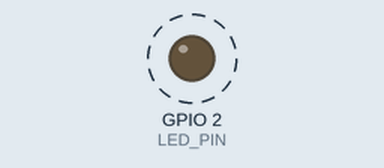
The sketch below on a simulated ESP32. Shown: output pins drawn as LEDs (lit = HIGH). Dashed ring = blinking. What the sketch prints to the serial monitor is not drawn.

Above: at 0.3 s.
Timing chart, 0 to 3.0 s (numbered marks = the images above):
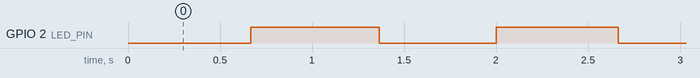

Measured:
- by itself, GPIO 2 (LED_PIN): alternates HIGH for 0.66 s and LOW for 0.66 s

The sketch:

v2_builtin_led.ino
```cpp
// =============================================================================
// 07_energy_buffer – Variant 2: Built-in LED (minimal hardware)
// =============================================================================
// Concept: Energy buffer mapped to the built-in LED.
// The built-in LED cannot show 8 channels, so we map the *sum* of all
// 8 channels to a blink rate: more total energy = faster blinking.
//
// Wiring: just the ESP32 board – built-in LED on GPIO2.
// =============================================================================

// ---- Tuning knobs -----------------------------------------------------------
constexpr int      LED_PIN      = 2;
constexpr float    DECAY_PER_SEC = 0.8f;
constexpr float    PULSE_AMP    = 0.5f;
constexpr float    TAIL_FRAC    = 0.40f;
constexpr uint32_t STEP_MS      = 200;   // pulse injection interval
constexpr uint32_t MIN_BLINK_MS = 80;    // fastest blink (max energy)
constexpr uint32_t MAX_BLINK_MS = 800;   // slowest blink (min energy)
constexpr int LEDA_FIRST = 0, LEDA_LAST = 3;
constexpr int LEDB_FIRST = 4, LEDB_LAST = 7;
// -----------------------------------------------------------------------------

float energy[8] = {0};
uint32_t lastEnergyMs = 0;
uint32_t lastStepMs   = 0;
uint32_t lastBlinkMs  = 0;
bool     ledState     = false;
int      chaseIdx     = 0;

float clamp01f(float x) { return x < 0 ? 0 : (x > 1 ? 1 : x); }

void decayEnergy(uint32_t now) {
  if (lastEnergyMs == 0) { lastEnergyMs = now; return; }
  float dt = (now - lastEnergyMs) / 1000.0f; lastEnergyMs = now;
  for (int i = 0; i < 8; i++) energy[i] = clamp01f(energy[i] - DECAY_PER_SEC * dt);
}

void pulseLed(int idx, float amp) {
  if (idx < 0 || idx > 7) return;
  energy[idx] = clamp01f(energy[idx] + amp);
}

void pulseWithTail(int idx, float amp, float tail) {
  pulseLed(idx, amp);
  if (idx >= LEDA_FIRST && idx <= LEDA_LAST) {
    if (idx - 1 >= LEDA_FIRST) pulseLed(idx - 1, amp * tail);
    if (idx + 1 <= LEDA_LAST)  pulseLed(idx + 1, amp * tail);
  } else {
    if (idx - 1 >= LEDB_FIRST) pulseLed(idx - 1, amp * tail);
    if (idx + 1 <= LEDB_LAST)  pulseLed(idx + 1, amp * tail);
  }
}

float totalEnergy() {
  float s = 0;
  for (int i = 0; i < 8; i++) s += energy[i];
  return s / 8.0f; // normalised 0..1
}

void setup() {
  Serial.begin(115200);
  pinMode(LED_PIN, OUTPUT);
  Serial.println("07_energy_buffer v2 – built-in LED (blink rate = energy)");
}

void loop() {
  uint32_t now = millis();
  decayEnergy(now);

  if (now - lastStepMs >= STEP_MS) {
    lastStepMs = now;
    pulseWithTail(chaseIdx, PULSE_AMP, TAIL_FRAC);
    chaseIdx = (chaseIdx + 1) % 8;
  }

  // Blink rate proportional to total energy
  float e = totalEnergy();
  uint32_t blinkMs = (uint32_t)(MAX_BLINK_MS - e * (MAX_BLINK_MS - MIN_BLINK_MS));
  if (now - lastBlinkMs >= blinkMs) {
    lastBlinkMs = now;
    ledState    = !ledState;
    digitalWrite(LED_PIN, ledState ? HIGH : LOW);
  }
}
```
